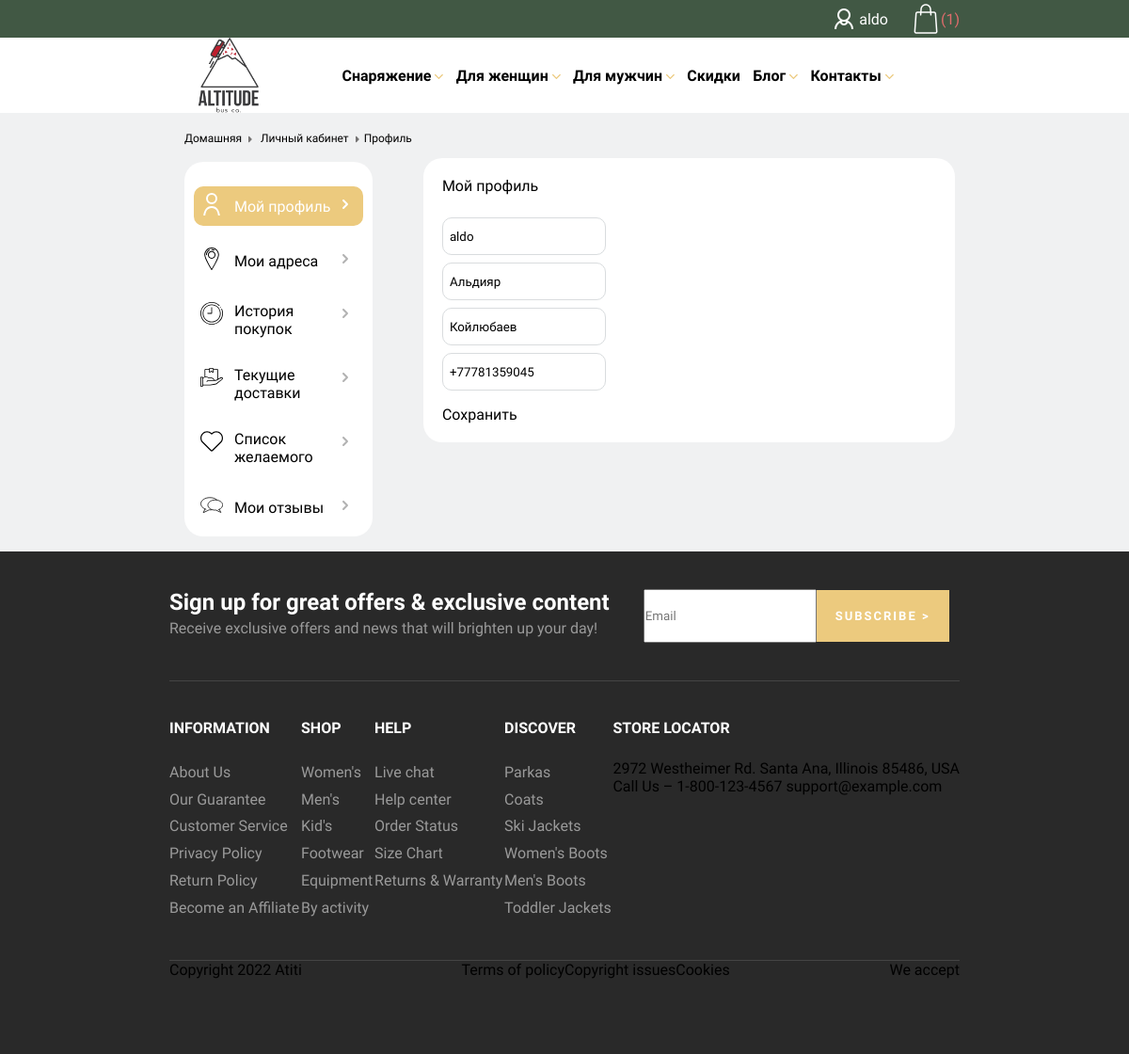
Screenshot of /lk/ (signed in) with the database file from the repository.
### shop/models.py (models this page shows, shortened)
class Cart(models.Model):
    cart_owner = models.ForeignKey('shop.Customer', on_delete=models.CASCADE)
    product_item = models.ManyToManyField('shop.ProductCartItem', null=True, blank=True)
    def total_products_in_cart(self):
        return self.product_item.all().count()

class Customer(models.Model):
    user = models.OneToOneField(User, on_delete=models.CASCADE)
    wishlist = models.ManyToManyField('shop.Product', null=True, blank=True)
    name = models.CharField(max_length=125, null=True, blank=True)
    surname = models.CharField(max_length=125, null=True, blank=True)
    phone_number = models.CharField(max_length=125, null=True, blank=True)
    total_messages = models.IntegerField()
    is_admin = models.BooleanField(default=False)
    is_banned = models.BooleanField(default=False)

### shop/views.py (the view)
# urls.py: path('lk/', lk, name='lk'),
@login_required()
def lk(request):
    context = {
        'sidebar_val': 1,
        'customer': get_customer(request)
    }
    return render(request, 'lk/lk.html', context)

### shop/context_processors.py (called while the page is built)
def cart(request):
    cart_owner = get_customer(request)
    if cart_owner:
        cart_q = get_object_or_404(Cart, cart_owner=cart_owner)
        return {
            'cart': cart_q
        }
    return request

### shop/service.py (called while the page is built)
def get_customer(request: WSGIRequest) -> Union[Customer, bool]:
    if isinstance(request.user, AnonymousUser):
        return False
    customer = get_object_or_404(Customer, user=request.user)
    return customer

### templates/lk/lk.html (shortened to what this page needs)
{% extends 'shop/base.html' %}
{% load static %}
{% block head %}
    <link rel="stylesheet" href="{% static 'lk/lk.css' %}">
{% endblock head %}
{% block content %}
<section>
    <div class="included_sidebar">
<div class="lk_breadcrumbs">
    {% include 'shop/parts/lk_breadcrumbs.html' %}<a>Профиль</a>
</div>
        {% include 'shop/parts/lk_sidebar.html' %}
    </div>
<div class="lk_profile_data">
<div class="inner_profile_data">
    <p>Мой профиль</p>
    <div class="lk_profile_input_group">
        <input id="input_username" value="{{ customer.user.username }}" class="lk_profile_input">
        <input id="input_name" value="{% if customer.name %}{{ customer.name }}{% endif %}" class="lk_profile_input">
        <input id="input_surname" value="{% if customer.surname %}{{ customer.surname }}{% endif %}" class="lk_profile_input">
        <input id="input_phone_number" value="{% if customer.phone_number %}{{ customer.phone_number }}{% endif %}"  class="lk_profile_input">
    </div>
    <p id="save_data_btn">Сохранить</p>
</div>
</div>
</section>
{% endblock content %}

### templates/shop/base.html (shortened to what this page needs)
<!DOCTYPE html>
{% load static %}
<html lang="en">
<head>
<link rel="stylesheet" href="{% static 'shop/base.css' %}">
{% block head %}
{% endblock head %}
</head>
<body>
<header>
    <div class="upper_header_row">
        <div class="flex_icon_n_user">
            <div class="user_icon"></div>
            {% if request.user.is_authenticated %}
            <p class="username_header actual">{{ user }}</p>
            {% else %}
            <a class="sign_in">Sign In / Register</a>
            {% endif %}
        </div>
    {% if user.is_authenticated %}
        <a href="{% url 'shop:cart_detail' %}" style="align-self: center">
        <div class="cart_icon_block">
            <div class="bag"></div>
            <p>({% if cart %}{{ cart.total_products_in_cart }}){% endif %}</p>
        </div>
        </a>
    {% endif %}
    </div>
    <div class="header_row">
        <a href="{% url 'shop:main_page' %}"><div id="logo"></div></a>
        <a class="header_p">Снаряжение <i class="chevron_bottom_header">
</i></a>
        <a class="header_p">Для женщин <i class="chevron_bottom_header">
</i></a>
        <a class="header_p">Для мужчин <i class="chevron_bottom_header">
</i></a>
        <a class="header_p">Скидки</a>
        <a class="header_p">Блог <i class="chevron_bottom_header">
</i></a>
        <a class="header_p">Контакты <i class="chevron_bottom_header">
</i></a>
    </div>
</header>
{% block content %}
{% endblock content %}
<footer>
<div>
    <div class="footer_first_block_wrapper">
        <div class="footer_flex_p">
            <p class="footer_p24">Sign up for great offers & exclusive content
</p>
            <p class="footer_p">Receive exclusive offers and news that will brighten up your day!
</p>
        </div>
        <div class="footer_flex_input">
        <input class="footer_input" placeholder="Email">
        <button class="footer_subscribe_button">SUBSCRIBE ></button>
            </div>
    </div>
    <div class="footer_second_block_wrapper">
        <div>
            <p class="footer_p_headline">INFORMATION</p>
            <div>
                <p class="footer_p">About Us</p>
                <p class="footer_p">Our Guarantee</p>
                <p class="footer_p">Customer Service</p>
                <p class="footer_p">Privacy Policy</p>
                <p class="footer_p">Return Policy</p>
                <p class="footer_p">Become an Affiliate</p>
            </div>
        </div>
        <div>  <p class="footer_p_headline">SHOP</p>
            <div>
                <p class="footer_p">Women's</p>
                <p class="footer_p">Men's</p>
                <p class="footer_p">Kid's</p>
                <p class="footer_p">Footwear</p>
                <p class="footer_p">Equipment</p>
                <p class="footer_p">By activity</p>
            </div></div>
        <div>  <p class="footer_p_headline">HELP</p>
            <div>
                <p class="footer_p">Live chat</p>
                <p class="footer_p">Help center</p>
                <p class="footer_p">Order Status</p>
                <p class="footer_p">Size Chart</p>
                <p class="footer_p">Returns & Warranty</p>
            </div></div>
        <div>  <p class="footer_p_headline">DISCOVER</p>
            <div>
                <p class="footer_p">Parkas</p>
                <p class="footer_p">Coats</p>
                <p class="footer_p">Ski Jackets</p>
                <p class="footer_p">Women's Boots</p>
                <p class="footer_p">Men's Boots</p>
                <p class="footer_p">Toddler Jackets</p>
            </div></div>
        <div>  <p class="footer_p_headline">STORE LOCATOR</p>
            <div>
                <p>2972 Westheimer Rd. Santa Ana,
Illinois 85486, USA</p>
            </div>
            <div>
                <p>Call Us – 1-800-123-4567  support@example.com</p>
            </div>
        </div>
    </div>
    <div class="footer_third_block_wrapper">
        <p>Copyright 2022 Atiti</p>
        <div class="papers_wrapper">
            <p>Terms of policy</p>
            <p>Copyright issues</p>
            <p>Cookies</p>
        </div>
        <div>
            <p>We accept</p>
        </div>
    </div>
</div>
</footer>
</body>
</html>

### static/shop/base.css (style rules this page uses)
* { padding: 0; margin: 0; font-family: 'Barlow Semi Condensed', sans-serif; }
#logo { background-image: url("../img/bg.png"); width: 80px; height: 10vh; background-size: contain; background-repeat: no-repeat; }
.header_row { display: flex; flex-direction: row; justify-content: space-between; width: 65%; margin: 0 auto; height: 10vh; }
.header_p:nth-child(2) { margin-left: 5vw; }
.upper_header_row { background-color: #415844; height: 5vh; color: white; display: flex; justify-content: flex-end; }
.upper_header_row>a { margin-right: 15vw; }
body { display: flex; flex-direction: column; }
.header_p { transition: 0.5s; font-size: 16px; width: max-content; font-weight: 550; align-self: center; }
.chevron_bottom_header { color: #ECCA7E; }
.user_icon { background-image: url("../img/user_white.png"); width: 32px; height: 32px; align-self: center; }
.username_header { align-self: center; }
.cart_icon_block { display: flex; }
.cart_icon_block>p { align-self: center; color: #E06C6C; }
.bag { background-image: url("../img/bag.png"); width: 32px; height: 32px; align-self: center; background-size: contain; }
.flex_icon_n_user { display: flex; width: fit-content; margin-right: 2vw; }
footer { background-color: #292929; }
.footer_p24 { font-weight: 600; font-size: 24px; color: white; }
.footer_p { color: #9A9A9A; font-weight: 500; line-height: 1.8; }
.footer_p_headline { color: white; margin-bottom: 3vh; font-weight: 550; }
.footer_first_block_wrapper { width: 70%; display: flex; flex-direction: row; padding-bottom: 5vh; margin: 5vh auto 0 auto; border-bottom: 1px solid #eaeaea24; }
.footer_second_block_wrapper { width: 70%; display: flex; flex-direction: row; padding-bottom: 5vh; margin: 5vh auto 0 auto; border-bottom: 1px solid #eaeaea24; justify-content: space-between; }
.footer_flex_input { display: flex; flex-direction: row; margin-left: 3vw; }
.footer_input { margin: 0; width: 15vw; padding: 0; flex: 1; }
.footer_subscribe_button { text-align: center; align-self: center; justify-content: center; color: white; font-size: 13px; font-weight: 600; background-color: #ECCA7E; margin: 0; padding: 20px; border: 2px; letter-spacing: 2px; }
.footer_flex_p { display: flex; flex-direction: column; }
.footer_third_block_wrapper { display: flex; width: 70%; margin: 0 auto; justify-content: space-between; padding-bottom: 10vh; }
.papers_wrapper { display: flex; flex-direction: row; }

### static/lk/lk.css (style rules this page uses)
a { text-decoration: none; color: black; }
section { background-color: #f0f1f2; padding: 2vh; display: flex; }
.lk_breadcrumbs { margin-left: 15vw; }
.lk_breadcrumbs>li, .lk_breadcrumbs>a { font-size: 12px; display: inline-flex; }
.lk_profile_data { background-color: white; width: 45%; height: 35%; border-radius: 20px; padding: 20px; margin-left: 1vw; margin-top: 4vh; }
.inner_profile_data { display: flex; flex-direction: column; }
.lk_profile_input_group { display: flex; flex-direction: column; margin-top: 2vh; padding-bottom: 2vh; }
.lk_profile_input { width: 30%; margin-top: 1vh; border-radius: 10px; border: 1px solid #d9dcde; height: 3vh; padding: 7px; transition: 0.4s all; }

### rows the page displays
Cart: total_products_in_cart "1"
Customer: user.username "aldo", name "Альдияр", surname "Койлюбаев", phone_number "+77781359045"

### other values shown
{{ user }} "aldo"
